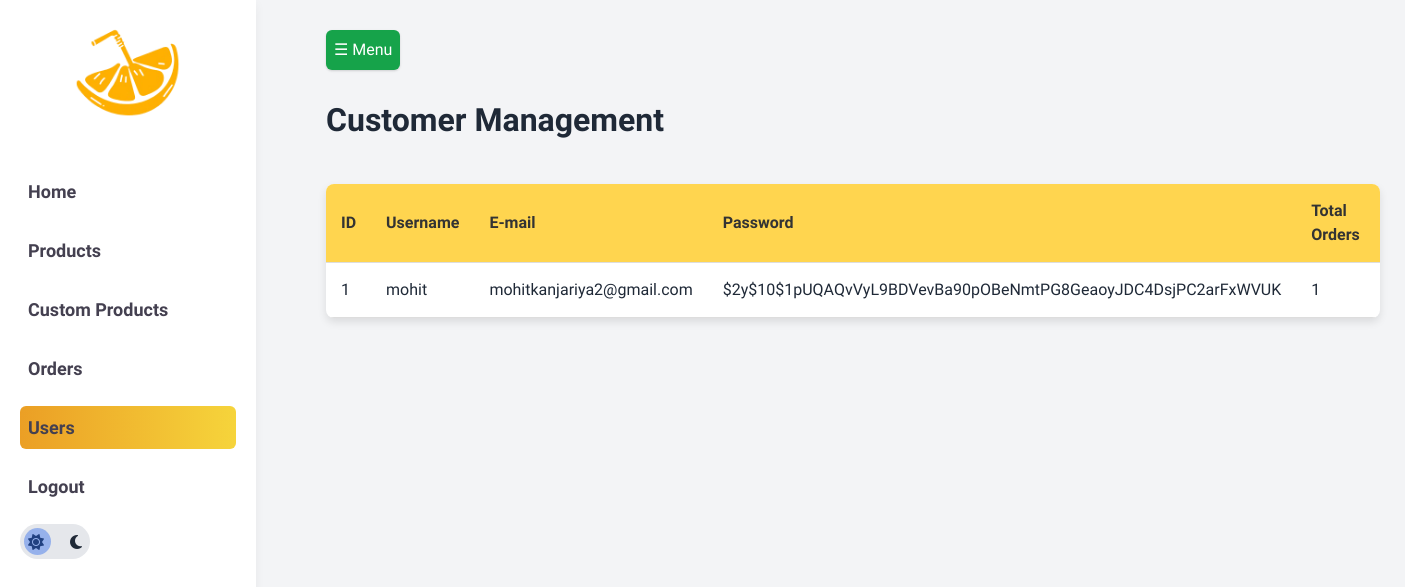
/customer.php, run on the app's committed database.
### tables this page shows
CREATE TABLE `users` (
  `id` int(11) NOT NULL,
  `username` varchar(100) NOT NULL,
  `email` varchar(150) NOT NULL,
  `password` varchar(255) NOT NULL
);

### customer.php (the view, shortened to what this page needs)
<?php
$current_page = basename($_SERVER['PHP_SELF']);
?>
<!DOCTYPE html>
<html lang="en">
<head>
    <link rel="stylesheet" href="https://cdnjs.cloudflare.com/ajax/libs/font-awesome/6.4.0/css/all.min.css">
    <link rel="stylesheet" href="https://cdn.jsdelivr.net/npm/@flaticon/flaticon-uicons/css/all/all.css">
    <link rel="stylesheet" href="customerstyle.css">
</head>
<body>
    <div class="flex">
        <div class="sidebar" id="sidebar">
            <div class="logo-container">
                <img src="images/logo.png" alt="logo">
            </div>
            <nav class="nav-links">
                <a href="dashboard.php" class="nav-link <?= ($current_page == 'dashboard.php') ? 'active' : '' ?>">Home</a>
                <a href="adproduct.php" class="nav-link <?= ($current_page == 'adproduct.php') ? 'active' : '' ?>">Products</a>
                <a href="admin_custom_juice.php" class="nav-link <?= ($current_page == 'admin_custom_juice.php') ? 'active' : '' ?>">Custom Products</a>
                <a href="order.php" class="nav-link <?= ($current_page == 'order.php') ? 'active' : '' ?>">Orders</a>
                <a href="customer.php" class="nav-link <?= ($current_page == 'customer.php') ? 'active' : '' ?>">Users</a>
                <a href="logout.php" class="nav-link logout">Logout</a>
                <div class="theme-toggle">
                    <label for="themeSwitch" class="toggle">
                        <span class="toggle-icons">
                            <i class="fas fa-sun"></i>
                            <i class="fas fa-moon"></i>
                        </span>
                    </label>
                </div>
            </nav>
        </div>
        <div class="main-content" id="mainContent">
            <button class="openbtn" onclick="toggleSidebar()">☰ Menu</button>
            <h2>Customer Management</h2>
            <table>
                <tr>
                    <th>ID</th>
                    <th>Username</th>
                    <th>E-mail</th>
                    <th>Password</th>
                    <th>Total Orders</th>
                </tr>
                <?php
                include 'config.php';
                $query = "SELECT u.id, u.username, u.email, u.password, COUNT(o.user_id) AS total_orders
                        FROM users u
                        LEFT JOIN orders o ON u.id = o.user_id
                        GROUP BY u.id, u.username, u.email, u.password";
                $result = mysqli_query($conn, $query);
                if (mysqli_num_rows($result) > 0) {
                    while ($row = mysqli_fetch_assoc($result)) { ?>
                        <tr>
                            <td><?php echo $row['id']; ?></td>
                            <td><?php echo $row['username']; ?></td>
                            <td><?php echo $row['email']; ?></td>
                            <td><?php echo $row['password']; ?></td>
                            <td><?php echo $row['total_orders']; ?></td>
                        </tr>
                <?php }
                } else {
                    echo '<tr><td colspan="6">No Customers found.</td></tr>';
                }
                ?>
            </table>
        </div>
</body>
</html>

### customerstyle.css (style rules this page uses)
* { font-family: 'Urbanist', sans-serif; }
body { background: #f3f4f6; color: #1f2937; transition: background 0.3s, color 0.3s; }
.sidebar { width: 16rem; background: #FFFFFF; height: 100vh; padding: 1.25rem; display: flex; flex-direction: column; box-shadow: 0 4px 10px rgba(0, 0, 0, 0.05); transition: width 0.3s; overflow-x: hidden; position: fixed; z-index: 10; }
.logo-container { display: flex; align-items: center; justify-content: center; margin-bottom: 50px; }
.logo-container img { height: 100px; width: 110px; }
.nav-links { display: flex; flex-direction: column; gap: 1rem; }
.nav-link { font-size: 1.125rem; font-weight: 600; color: #444050; padding: 0.5rem; border-radius: 0.375rem; transition: background-color 0.3s ease; }
.nav-link.active { background: linear-gradient(to right, #eb9f25, #f6d43b); color: #444050; }
.theme-toggle { display: flex; align-items: center; }
.toggle { width: 70px; height: 35px; background: #e5e7eb; border-radius: 35px; position: relative; cursor: pointer; transition: background 0.3s ease; display: flex; align-items: center; justify-content: space-between; padding: 0 8px; }
.toggle-icons { width: 100%; display: flex; justify-content: space-between; align-items: center; font-size: 16px; color: #1f2937; }
.toggle::after { content: ""; position: absolute; top: 4px; left: 4px; width: 27px; height: 27px; background: #2564eb69; border-radius: 50%; transition: transform 0.3s ease; }
.main-content { margin-left: 16rem; padding: 20px; transition: margin-left 0.3s ease; }
.openbtn { color: white; background-color: #16a34a; padding: 0.5rem; border-radius: 0.375rem; box-shadow: 0 1px 3px 0 rgba(0, 0, 0, 0.1), 0 1px 2px 0 rgba(0, 0, 0, 0.06); margin-bottom: 1rem; position: relative; top: 10px; left: 50px; z-index: 20; }
h2 { padding: 20px; margin-left: 30px; font-size: 32px; font-weight: 700; }
table { margin-left: 50px; width: 95%; border-collapse: collapse; margin-top: 20px; background: white; box-shadow: 0 4px 8px rgba(0, 0, 0, 0.1); border-radius: 8px; overflow: hidden; }
th, td { padding: 15px; border-bottom: 1px solid #ddd; text-align: left; }
th { background-color: #FFD54F; color: #333333; font-weight: bold; }
* { transition: all 0.3s ease; }

### data on the page
users: id "1", username "mohit", email "mohitkanjariya2@gmail.com", password "$2y$10$1pUQAQvVyL9BDVevBa90pOBeNmtPG8GeaoyJDC4DsjPC2arFxWVUK", total_orders "1"
